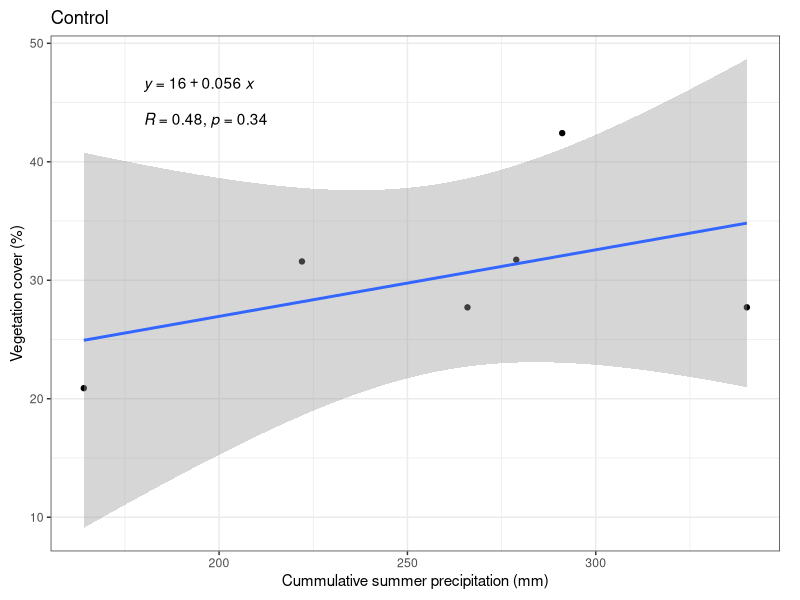
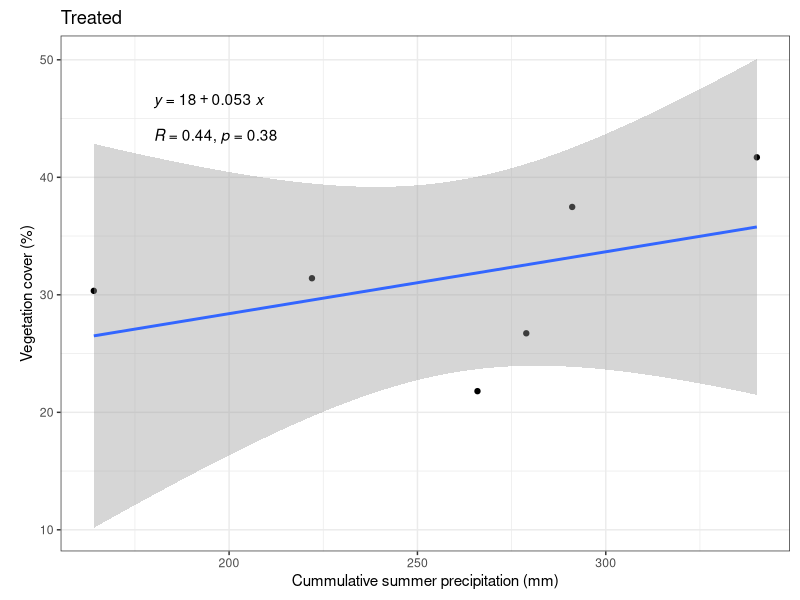
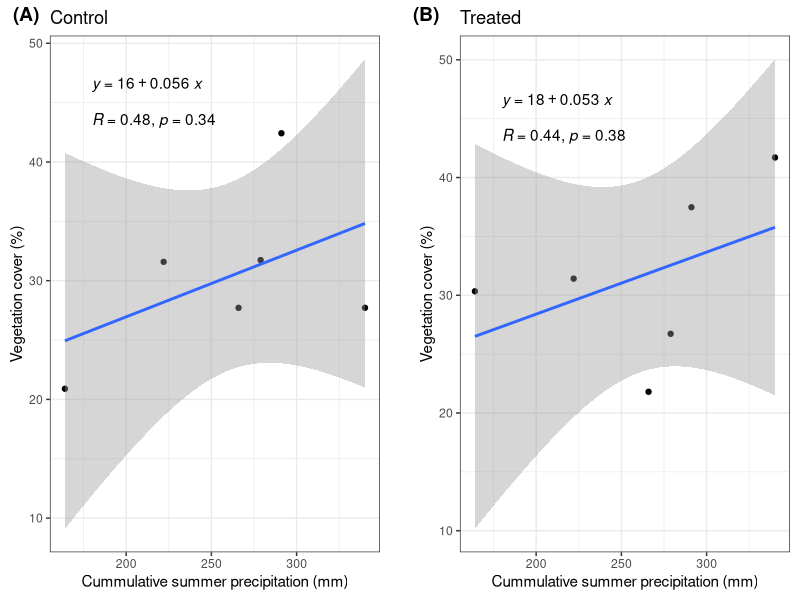

R code for these plots, in order: (Note: this script raises an error after producing the figures.)
# Purpose: Explore correlation between notree averages and precip, and 
#   elevation difference and percent difference (but not sure this will really work).
# Created: 2023-05-24
# Last updated: 2023-08-22

library(tidyverse)
library(ggpubr)

# Load data ---------------------------------------------------------------

# Precip & veg cover
notree.avg <- read.csv("data/cleaned/Treatment3-average_notree-cover.csv")
precip <- read.table("data/PimaCounty_precip/PimaCounty_precip_2012-2021.txt",
                     sep = "\t", header = TRUE) 

# Percent change & elevation
elev <- read.csv("data/cleaned/Cross-section-elevation_clean.csv")
firstlast <- read.csv("data/cleaned/Log-change_first-last.csv", )


# Data wrangling ----------------------------------------------------------

# Precip & veg cover
precip.sample <- precip |> 
  filter(!str_detect(year.xaxis, c("2020|2016|2017|2019"))) |> 
  mutate(Year = gsub("-.*", "", year.xaxis)) |> 
  select(Year, Precip_cum) |> 
  mutate(Precip_cum_mm = Precip_cum * 25.4)

notree.ctrl <- notree.avg |> 
  mutate(Year = as.character(Year)) |> 
  filter(Treatment3 == "Control") |> 
  left_join(precip.sample)

notree.trt <- notree.avg |> 
  mutate(Year = as.character(Year)) |> 
  filter(Treatment3 == "Treated") |> 
  left_join(precip.sample)

# Percent change & elevation
dat.elev <- left_join(elev, firstlast)


# Visualization -----------------------------------------------------------

# Precip & veg cover
cor.test(notree.ctrl$mean, notree.ctrl$Precip_cum_mm)
cor.test(notree.trt$mean, notree.trt$Precip_cum_mm)

notree.ctrl.plot <- notree.ctrl |> 
  ggplot(aes(x = Precip_cum_mm, y = mean)) +
  geom_point() +
  geom_smooth(method = "lm") +
  labs(x = "Cummulative summer precipitation (mm)",
       y = "Vegetation cover (%)",
       title = "Control") +
  theme_bw() +
  stat_regline_equation(label.x = 180, label.y = 46.5) +
  stat_cor(label.x = 180, label.y = 43.5) +
  theme(plot.margin = margin(0.1, 0.2, 0.1, 0.1, "in"))
notree.ctrl.plot

notree.trt.plot <- notree.trt |> 
  ggplot(aes(x = Precip_cum_mm, y = mean)) +
  geom_point() +
  geom_smooth(method = "lm") +
  labs(x = "Cummulative summer precipitation (mm)",
       y = "Vegetation cover (%)",
       title = "Treated") +
  theme_bw() +
  stat_regline_equation(label.x = 180, label.y = 46.5) +
  stat_cor(label.x = 180, label.y = 43.5) +
  theme(plot.margin = margin(0.1, 0.1, 0.1, 0.2, "in"))
notree.trt.plot

tiff("figures/2023-07_draft-figures/Corr-precip-veg.tiff", height = 5, width = 11, units = "in", res = 150)
annotate_figure(ggarrange(notree.ctrl.plot, notree.trt.plot,
                          nrow = 1, ncol = 2,
                          labels = c("(A)", "(B)")))
dev.off()


# Percent difference and elevation change
dat.elev |> 
  ggplot(aes(x = dElev, y = notree.pd, color = Treatment3)) +
  geom_point() +
  geom_smooth(method = "lm")

dat.elev |> 
  ggplot(aes(x = dElev, y = notree.pd, color = Channel)) +
  geom_point() +
  geom_smooth(method = "lm")

